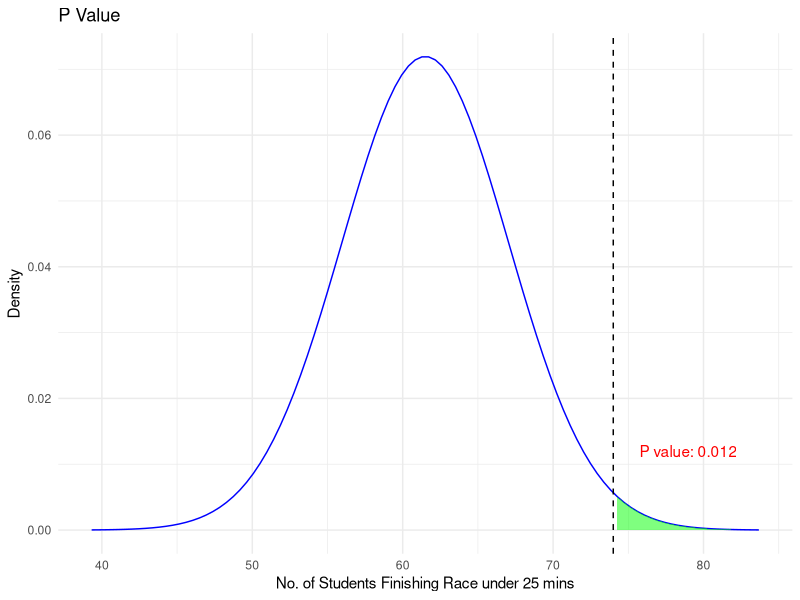

Generate this figure with R:
## ---- chunk 1

n <- 123      
p <- 0.5       
observed <- 74 


mean <- n * p
sd <- sqrt(n * p * (1 - p))


z <- (observed - mean) / sd

p <- pnorm(z, lower.tail = FALSE) # Lower tails is set to false as we want result for right part i.e greater than 74
p
## ---- chunk 2

library(ggplot2)


x <- seq(mean - 4*sd, mean +  4*sd, length.out = 100)
y <- dnorm(x, mean = mean, sd = sd)


plot01 <- data.frame(x = x, y = y)
ggplot(plot01, aes(x = x, y = y)) +
  geom_line(color = "blue") +
  geom_area(data = subset(plot01, x >= observed), aes(x = x, y = y), fill = "green", alpha = 0.5) +
  geom_vline(xintercept = observed, color = "black", linetype = "dashed") +
  labs(title = "P Value ",
       x = "No. of Students Finishing Race under 25 mins",
       y = "Density") +
  annotate("text", x = observed + 5, y = 0.012, label = paste("P value:", round(p, 3)), color = "red") + 
  theme_minimal()
